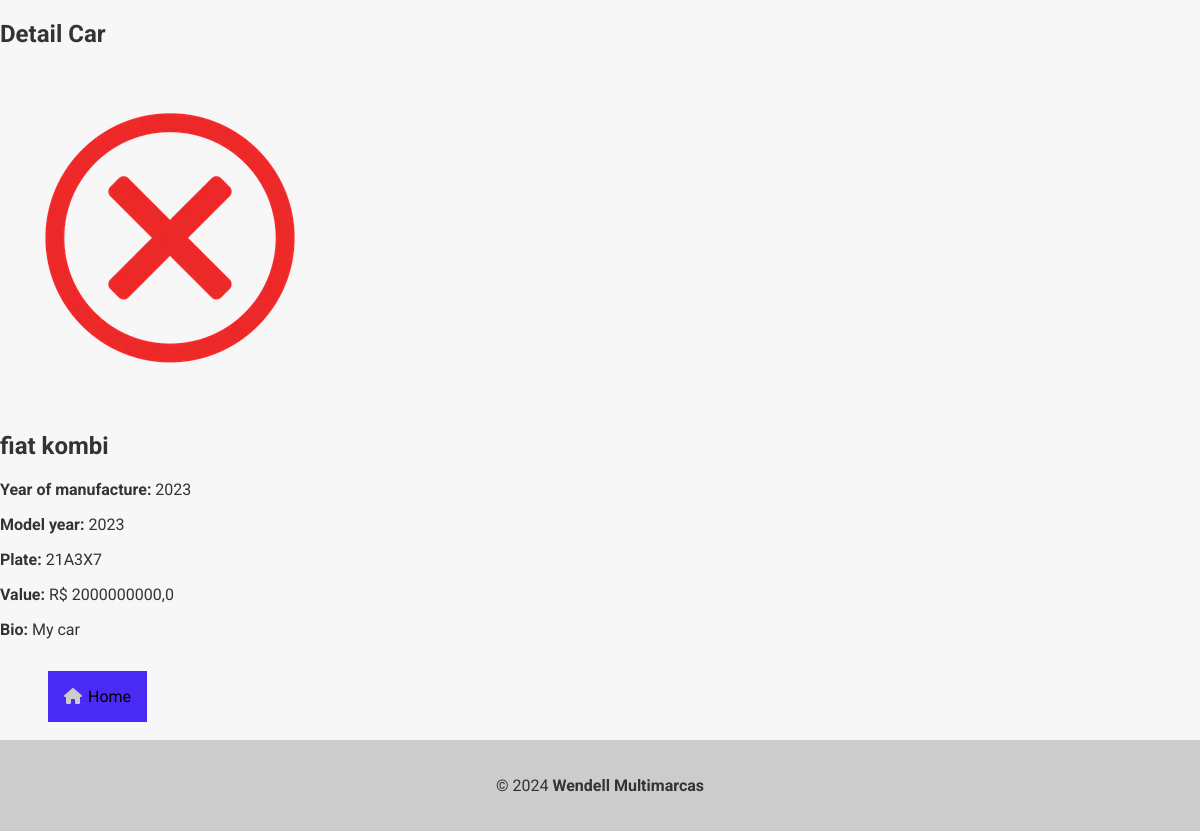
The page /cars/car/29/ on the database its author committed.
### cars/models.py (models this page shows, shortened)
class Car(models.Model):
    id = models.AutoField(primary_key=True)
    model = models.CharField(max_length=200)
    brand = models.ForeignKey(Brand, on_delete=models.PROTECT, related_name='car_brand')
    factory_year = models.IntegerField(blank=True, null=True)
    model_year = models.IntegerField(blank=True, null=True)
    plate = models.CharField(max_length=10, blank=True, null=True)
    value = models.FloatField(blank=True, null=True)
    photo = models.ImageField(upload_to='cars/', blank=True, null=True)
    bio = models.TextField(blank=True, null=True)

class Brand(models.Model):
    id = models.AutoField(primary_key=True)
    name = models.CharField(max_length=200)
    def __str__(self):
        return self.name

### cars/views.py (the view)
# urls.py: path('car/<int:pk>/', views.CarDetailView.as_view(), name="car_detail"),
class CarDetailView(DetailView):
    model = Car
    template_name = 'car_detail.html'

### cars/templates/car_detail.html
{% extends "base.html" %}
{% load static %}
{% block 'head' %}
    <link rel="stylesheet" href="{% static 'car/css/car_detail.css' %}">
{% endblock 'head' %}
{% block 'body' %}
<div class="car-card">
    <h2> Detail Car</h2>
    {% if object.photo %}
        <img src="{{ object.photo.url }}" alt="{{ object.model }} - {{ object.brand }}">
    {% else %}
        <img src="/static/images/no-image.WEBP" alt="image invalid">
    {% endif %}
    <h2>{{ object.brand }} {{ object.model }}</h2>
    <p><strong> Year of manufacture: </strong> {{ object.factory_year }}</p>
    <p><strong> Model year: </strong> {{ object.model_year }}</p>
    <p><strong> Plate: </strong> {{ object.plate }}</p>
    <p><strong> Value: </strong> R$ {{ object.value }}</p>
    {% if object.bio %}
        <p><strong> Bio: </strong> {{ object.bio }} </p>
    {% endif %}
</div>
<div class="buttons-container">
    {% if not request.user.is_authenticated %}
            <a href="{% url 'car:cars_list' %}" class="btn btn-home"><i class="fa-solid fa-house" style="color: #cccccc;"></i> Home</a>
        {% else %}
            <a href="{% url 'car:car_update' pk=object.pk %}" class="btn btn-edit"> <i class="fa-solid fa-pen" style="color: #cccccc;"></i> Edit</a>
            <a href="{% url 'car:car_delete' pk=object.pk %}" class="btn btn-delete"> <i class="fa-solid fa-trash" style="color: #cccccc;"></i> Delete</a>
    {% endif %}
</div>
{% include "partials/footer.html" %}
{% endblock 'body' %}

### templates/static/car/css/car_detail.css (style rules this page uses)
.buttons-container { padding: 2rem; }
a { text-decoration: none; }
.btn { padding: 1rem; margin: 1rem; }
.btn-home, .btn-edit { color: #000; background-color: #492bf5; border-radius: 2px solid #000; }

### templates/static/geral/css/geral.css (style rules this page uses)
body { font-family: 'Roboto', sans-serif; background-color: #f7f7f7; color: #333; margin: 0; padding: 0; }

### templates/static/geral/css/footer.css (style rules this page uses)
i { height: 20px; width: 20px; }

### rows shown on the page
Car: brand "fiat", model "kombi", factory_year "2023", model_year "2023", plate "21A3X7", value "2000000000,0", bio "My car"
